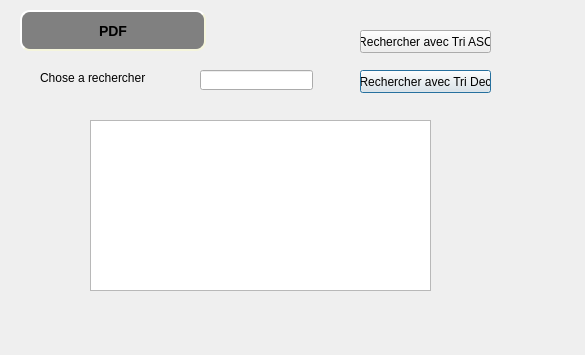
<?xml version="1.0" encoding="UTF-8"?>
<ui version="4.0">
 <class>Recherche_Emp</class>
 <widget class="QDialog" name="Recherche_Emp">
  <property name="geometry">
   <rect>
    <x>0</x>
    <y>0</y>
    <width>585</width>
    <height>355</height>
   </rect>
  </property>
  <property name="windowTitle">
   <string>Dialog</string>
  </property>
  <widget class="QLineEdit" name="lineEdit_rechemp">
   <property name="geometry">
    <rect>
     <x>200</x>
     <y>70</y>
     <width>113</width>
     <height>20</height>
    </rect>
   </property>
  </widget>
  <widget class="QPushButton" name="pushButton_2">
   <property name="geometry">
    <rect>
     <x>360</x>
     <y>70</y>
     <width>131</width>
     <height>23</height>
    </rect>
   </property>
   <property name="text">
    <string>Rechercher avec Tri Dec</string>
   </property>
  </widget>
  <widget class="QTableView" name="tabemp">
   <property name="geometry">
    <rect>
     <x>90</x>
     <y>120</y>
     <width>341</width>
     <height>171</height>
    </rect>
   </property>
  </widget>
  <widget class="QLabel" name="label">
   <property name="geometry">
    <rect>
     <x>40</x>
     <y>70</y>
     <width>111</width>
     <height>16</height>
    </rect>
   </property>
   <property name="text">
    <string>Chose a rechercher</string>
   </property>
  </widget>
  <widget class="QPushButton" name="pushButton">
   <property name="geometry">
    <rect>
     <x>360</x>
     <y>30</y>
     <width>131</width>
     <height>23</height>
    </rect>
   </property>
   <property name="text">
    <string>Rechercher avec Tri ASC</string>
   </property>
  </widget>
  <widget class="QPushButton" name="pdf_2">
   <property name="geometry">
    <rect>
     <x>20</x>
     <y>10</y>
     <width>186</width>
     <height>41</height>
    </rect>
   </property>
   <property name="styleSheet">
    <string notr="true">QPushButton#pdf_2 {
    background-color: grey;
    border-style: outset;
    border-width: 2px;
    border-radius: 10px;
    border-color: beige;
    font: bold 14px;
    min-width: 10em;
    padding: 6px;
}</string>
   </property>
   <property name="text">
    <string>PDF</string>
   </property>
  </widget>
 </widget>
 <resources/>
 <connections/>
</ui>
